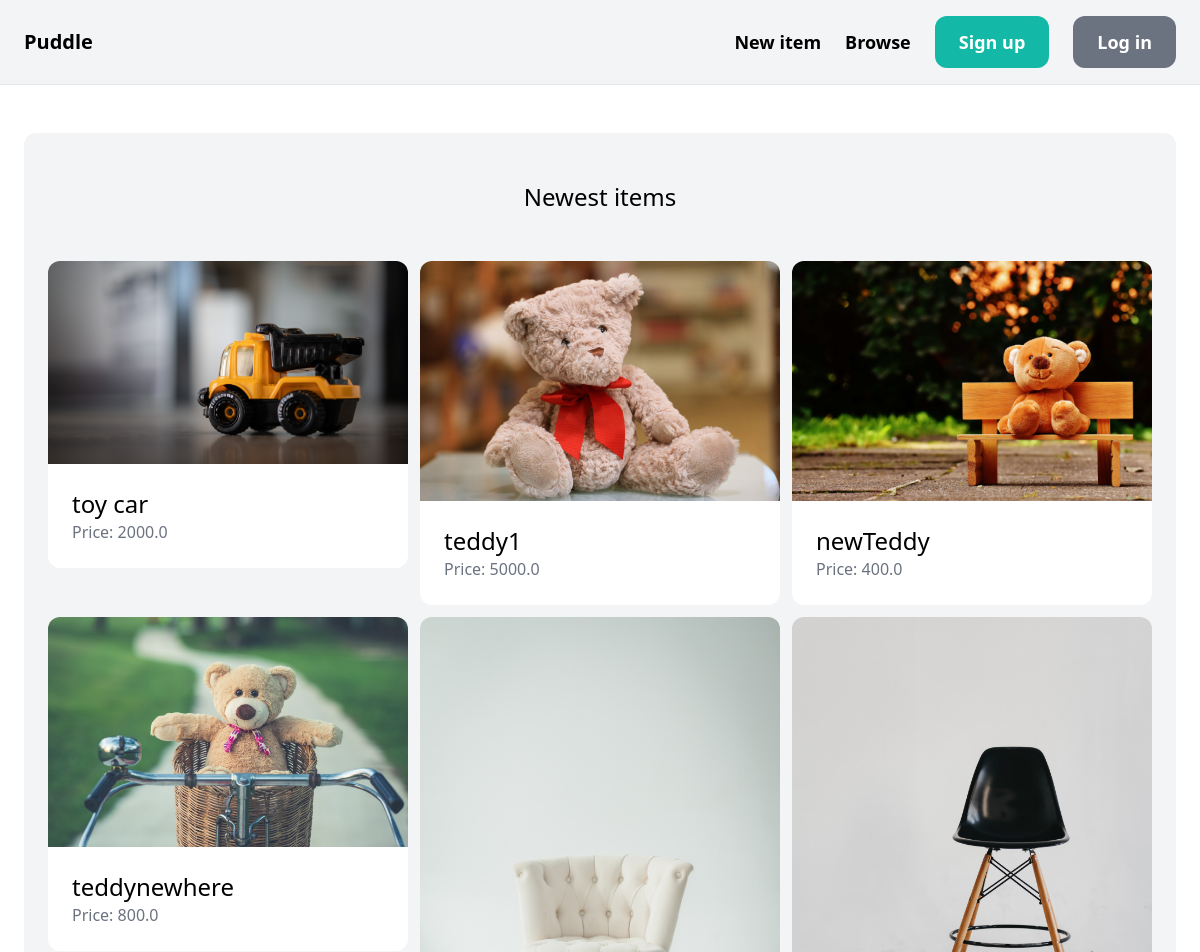
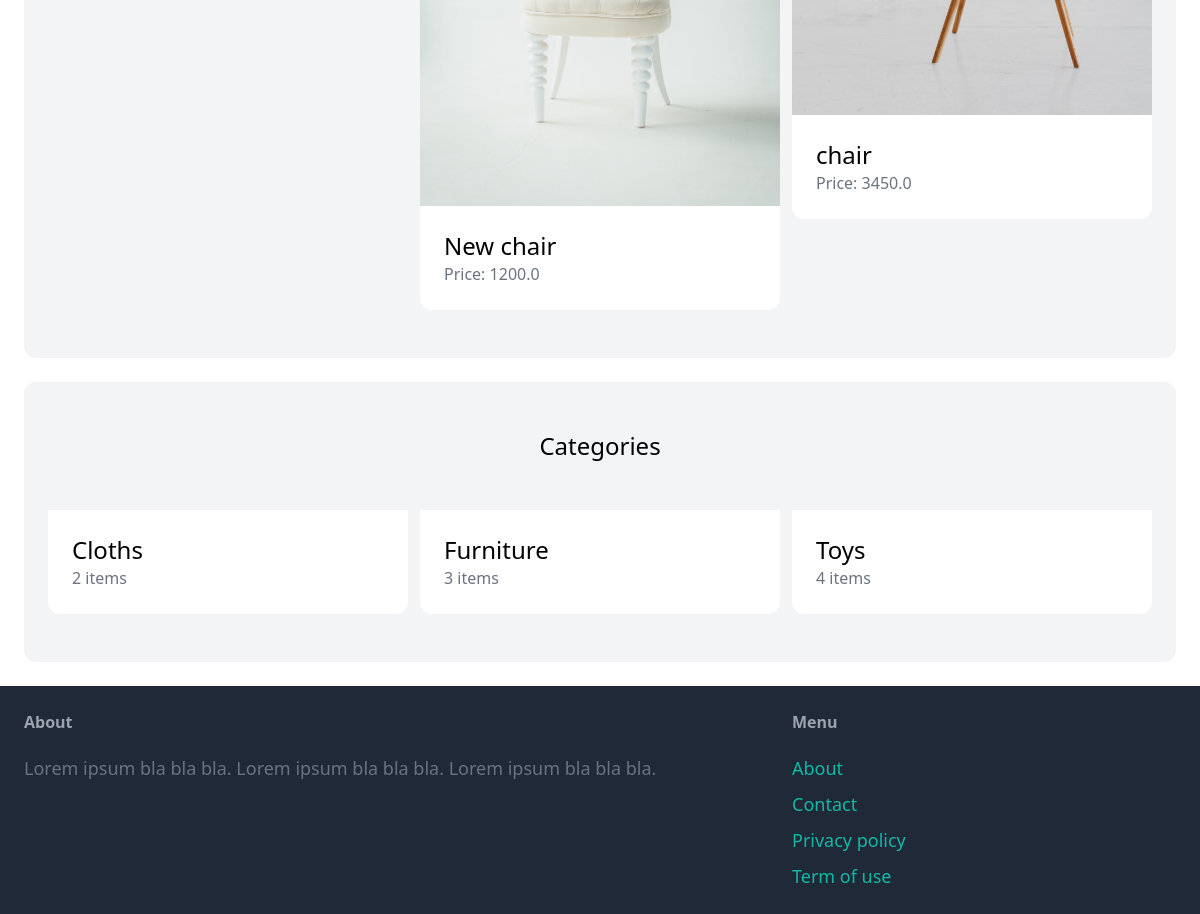
The page / on the database its author committed (2 pictures, top to bottom).
### item/models.py (models this page shows, shortened)
class Item(models.Model):
    category = models.ForeignKey(Category, related_name='items', on_delete=models.CASCADE)
    name = models.CharField(max_length=255)
    description = models.TextField(blank=True, null=True)
    price = models.FloatField()
    image = models.ImageField(upload_to='item_images', blank=True, null=True)
    is_sold = models.BooleanField(default=False)
    created_by = models.ForeignKey(User, related_name='items', on_delete=models.CASCADE)
    created_at = models.DateTimeField(auto_now_add=True)

class Category(models.Model):
    name = models.CharField(max_length=255)
    class Meta:
        ordering = ('name',)
        verbose_name_plural = 'Categories'

### core/views.py (the view)
# urls.py: path('', views.index, name='index'),
def index(request):
    items = Item.objects.filter(is_sold=False)[0:6]
    categories = Category.objects.all()
    return render(request, 'core/index.html', {
        'categories': categories,
        'items': items,
    })

### core/templates/core/index.html (shortened to what this page needs)
{% extends "core/base.html" %}
{% block content %}
<div class="mt-6 px-6 py-12 bg-gray-100 rounded-xl">
    <h2 class="mb-12 text-2xl text-center">Newest items</h2>
    <div class="grid grid-cols-3 gap-3">
        {% for item in items %}
            <div>
                <a href="{% url 'item:detail' item.id %}">
                    <div>
                        <img src="{{item.image.url}}" class="rounded-t-xl">
                    </div>
                    <div class="p-6 bg-white rounded-b-xl">
                        <h2 class="text-2xl">{{ item.name }}</h2>
                        <p class="text-gray-500">Price: {{ item.price }}</p>
                    </div>
                </a>
            </div>
        {% endfor %}
    </div>
</div>
<div class="mt-6 px-6 py-12 bg-gray-100 rounded-xl">
    <h2 class="mb-12 text-2xl text-center">Categories</h2>
    <div class="grid grid-cols-3 gap-3">
        {% for category in categories %}
            <div>
                <a href="#">
                    <div class="p-6 bg-white rounded-b-xl">
                        <h2 class="text-2xl">{{ category.name }}</h2>
                        <p class="text-gray-500">{{ category.items.count }} items</p>
                    </div>
                </a>
            </div>
        {% endfor %}
    </div>
</div>
{% endblock  %}

### core/templates/core/base.html (shortened to what this page needs)
<!doctype html>
<html>
<head>
    <script src="https://cdn.tailwindcss.com"></script>
</head>
<body>
    <nav class="py-4 px-6 flex flex-col md:flex-row justify-between items-center border-b border-gray-200 bg-gray-100">
        <a href="/" class="text-xl font-semibold">Puddle</a>
        <div class="mt-4 md:mt-0 md:flex md:items-center md:space-x-6">
            <a href="{% url 'item:new' %}" class="block md:inline-block text-lg font-semibold hover:text-gray-500 md:mt-0">New item</a>
            <a href="{% url 'item:items' %}" class="block md:inline-block text-lg font-semibold hover:text-gray-500 md:mt-0">Browse</a>
            {% if request.user.is_authenticated %}
                <a href="{% url 'conversation:inbox' %}" class="px-6 py-3 text-lg font-semibold bg-teal-500 text-white rounded-xl hover:bg-teal-700 md:mt-0">Inbox</a>
                <a href="{% url 'dashboard:index' %}" class="px-6 py-3 text-lg font-semibold bg-gray-500 text-white rounded-xl hover:bg-gray-700 md:mt-0">Dashboard</a>
            {% else %}
                <a href="{% url 'core:signup' %}" class="px-6 py-3 text-lg font-semibold bg-teal-500 text-white rounded-xl hover:bg-teal-700 md:mt-0">Sign up</a>
                <a href="{% url 'core:login' %}" class="px-6 py-3 text-lg font-semibold bg-gray-500 text-white rounded-xl hover:bg-gray-700 md:mt-0">Log in</a>
            {% endif %}
        </div>
    </nav>
<div class="px-6 py-6">
    {% block content %}
    {% endblock %}
</div>
<footer class="py-6 px-6 flex flex-col md:flex-row justify-between bg-gray-800">
    <div class="w-full md:w-2/3 pr-10">
        <h3 class="mb-5 font-semibold text-gray-400">About</h3>
        <p class="text-lg text-gray-500">Lorem ipsum bla bla bla. Lorem ipsum bla bla bla. Lorem ipsum bla bla bla.</p>
    </div>
    <div class="w-full md:w-1/3 mt-6 md:mt-0">
        <h3 class="mb-5 font-semibold text-gray-400">Menu</h3>
        <ul class="space-y-2">
            <li><a href="#" class="text-lg text-teal-500 hover:text-teal-700">About</a></li>
            <li><a href="{% url 'core:contact' %}" class="text-lg text-teal-500 hover:text-teal-700">Contact</a></li>
            <li><a href="#" class="text-lg text-teal-500 hover:text-teal-700">Privacy policy</a></li>
            <li><a href="#" class="text-lg text-teal-500 hover:text-teal-700">Term of use</a></li>
        </ul>
    </div>
</footer>
</body>
</html>

### rows shown on the page
Item: image (picture), name "toy car", price "2000.0"
Item: image (picture), name "teddy1", price "5000.0"
Item: image (picture), name "newTeddy", price "400.0"
Item: image (picture), name "teddynewhere", price "800.0"
Item: image (picture), name "New chair", price "1200.0"
Item: image (picture), name "chair", price "3450.0"
Category: name "Cloths", items.count "2"
Category: name "Furniture", items.count "3"
Category: name "Toys", items.count "4"
